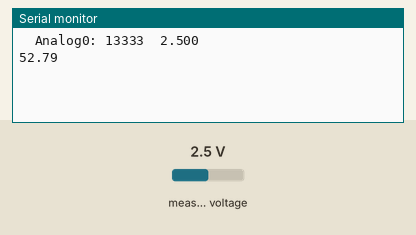
Bench run of a sketch on a simulated ESP32. Parts: the last lines printed to the serial monitor. The test bench sets the inputs (shaded band); at power-on: measured voltage 2.5 V.

Above: at 1.2 s.
1.3 s: measured voltage set to 3.8 V
At 3.3 s:
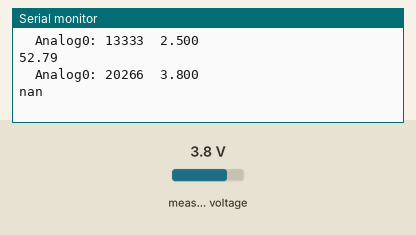
4.5 s: measured voltage set to 0.1 V
At 7.1 s:
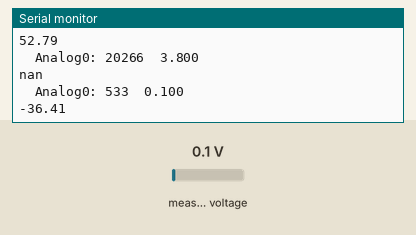
Timing chart, 0 to 8.6 s (numbered marks = the images above; inputs shaded):
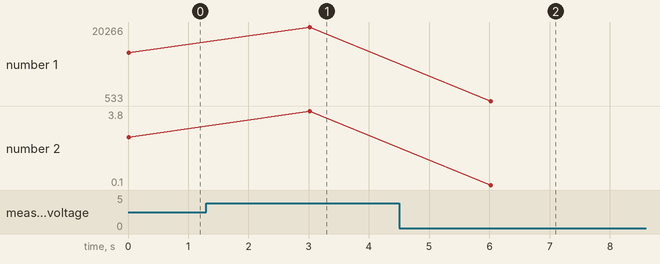

Measured:
- after the input at 1.3 s, the serial monitor: prints a new line after 1.7 s (image 1)
- after the input at 4.5 s, the serial monitor: prints a new line after 1.5 s (image 2)
- plotted number 1: 13333 → 20266 after the input at 1.3 s, 20266 → 533 after the input at 4.5 s
- plotted number 2: 2.5 → 3.8 after the input at 1.3 s, 3.8 → 0.1 after the input at 4.5 s

The sketch:

thermistersADC.ino
```cpp
#include <Wire.h>
#include <ADS1X15.h> //library for ADC
ADS1115 ADS(0x48);

void setup() {
  // put your setup code here, to run once:
  Serial.begin(115200);
  Wire.begin(6,7);

  ADS.begin();

}

void loop() {
  // put your main code here, to run repeatedly:
  ADS.setGain(0);
  float baseTemp = 273.15 + 25.00;
  float beta = 3984.00;
  const int16_t r0 = 10000; //Thermistor resistance value at 25 degrees Celsius
  const int16_t r1 = 10000; //Fixed Resistor value in the voltage divider circuit
  float temp;

  float rt; //Thermistor resistance
  float reading; //Current ADC Reading value
   //read ADC

  int16_t val_0 = ADS.readADC(0);
  //int16_t val_1 = ADS.readADC(1);
  //int16_t val_2 = ADS.readADC(2);
  //int16_t val_3 = ADS.readADC(3);

  float f = ADS.toVoltage(2);  // voltage factor
  //Serial.println(f,5);

 //print voltage values
  Serial.print("\tAnalog0: ");
  Serial.print(val_0);
  Serial.print('\t');
  Serial.println(val_0 * f/2, 3);
  Serial.println();
  float two = 2.000;
  reading = val_0 * f/two;
  rt = (r1 * 3.3/reading)-r1;

  //Equation to convert thermistor resistance to temperature
  temp = (1/((1/(baseTemp))+((1/beta) * log(rt/r0))))-273.15;


  Serial.println(temp);

  delay(3000);

}
```
